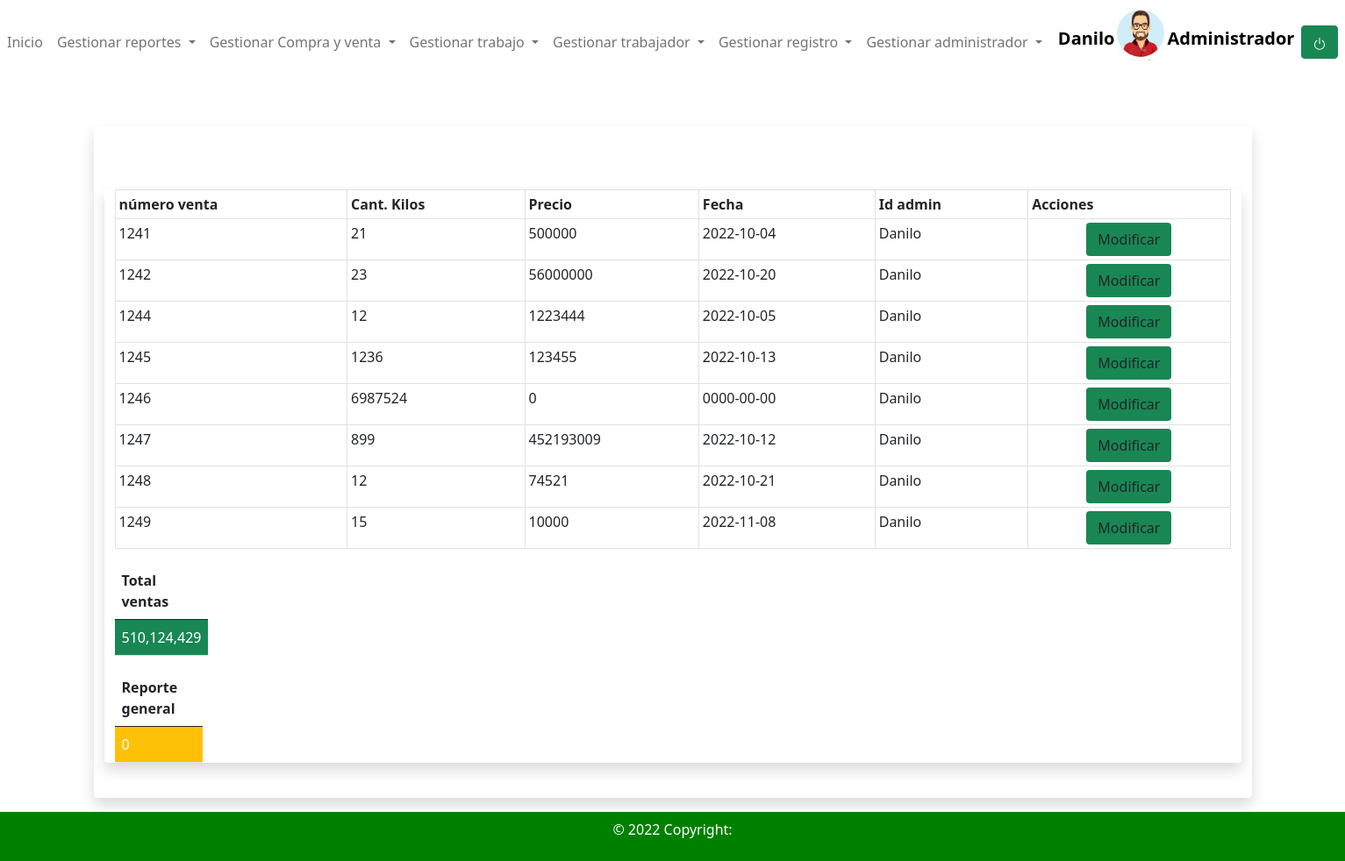
Page /ver_reporte_venta.php (signed in) on the committed database.
### tables this page shows
CREATE TABLE `tblventa` (
  `num_venta` int(11) NOT NULL,
  `cantidad_kilos` int(11) NOT NULL,
  `precio` int(11) NOT NULL,
  `fecha` date DEFAULT NULL,
  `idadministrador` int(11) NOT NULL
);

CREATE TABLE `tbladministrador` (
  `idadministrador` int(11) NOT NULL,
  `PASSWOR` varchar(50) NOT NULL,
  `nombre` varchar(50) NOT NULL,
  `telefono` varchar(50) NOT NULL,
  `clave_confirmacion` int(11) NOT NULL
);

### ver_reporte_venta.php (the view, shortened to what this page needs)
<?php session_start();
if ($_SESSION['usuario']) {
?>
    <!DOCTYPE html>
    <html lang="en">
    <head>
        <link href="https://cdn.jsdelivr.net/npm/bootstrap@5.0.2/dist/css/bootstrap.min.css" rel="stylesheet">
    </head>
    <body>
        <?php include("navar.php")
        ?>
    <div class="container w-80 bg-amber mt-5 rounded shadow"><br>
<div class="container w-100 bg-amber mt-5 rounded shadow">
        <table class="table table-bordered   table-hover table-sm">
            <thead>
                <tr>
                    <th scope="col">número venta</th>
                    <th scope="col">Cant. Kilos</th>
                    <th scope="col">Precio</th>
                    <th scope="col">Fecha</th>
                    <th scope="col">Id admin</th>
                    <th scope="col">Acciones</th>
                </tr>
            </thead>
            <tbody>
                <tr>
                    <?php
                    include("conexion.php");
                    $query = "SELECT tblventa.num_venta,tblventa.cantidad_kilos,tblventa.precio,tblventa.fecha,tbladministrador.nombre  FROM tbladministrador INNER JOIN tblventa ON tbladministrador.idadministrador=tblventa.idadministrador;";
                    $consulta = mysqli_query($conexion, $query);
                    while ($row = $consulta->fetch_assoc()) { ?>
                        <td><?php echo $row['num_venta']; ?></td>
                        <td><?php echo $row['cantidad_kilos']; ?></td>
                        <td><?php echo $row['precio']; ?></td>
                        <td><?php echo $row['fecha']; ?></td>
                        <td><?php echo $row['nombre']; ?></td>
                        <td class="text-center">
                    <a class="btn bg-success " href="modificar_venta.php?cedula=<?php echo $row['num_venta']; ?>" onclick="return confirmacionModificar()">Modificar</a></td>
                </tr>
            <?php
                    }
            ?>
            </tbody>
        </table>
        <div style="width:100px ;">
            <table class="table">
                <thead>
                    <tr>
                        <th scope="col">Total ventas</th>
                    </tr>
                </thead>
                <tbody>
                    <?php
                    require("conexion.php");
                    $query = "SELECT SUM(tblventa.precio) AS total FROM tbladministrador INNER JOIN tblventa ON tbladministrador.idadministrador=tblventa.idadministrador;";
                    $consulta = mysqli_query($conexion, $query);
                    while ($row = $consulta->fetch_assoc()) { ?>
                        <tr>
                            <td class="bg-success" style="color:white ;"><?php echo number_format($row['total']) ?></td>
                        </tr>
                    <?php
                    }
                    ?>
                </tbody>
            </table>
        </div>
        <?php
        include("conexion.php");
        $query = "SELECT SUM(tblventa.precio) FROM tblventa;";
        $query2 = "SELECT SUM(tblcompra_de_insumo.precio) FROM tblcompra_de_insumo;";
        $consulta = mysqli_query($conexion, $query);
        $consulta2 = mysqli_query($conexion, $query2);
        $row = $consulta->fetch_array();
        $row2 = $consulta2->fetch_array();
        $resultado = $row[0] - $row2[0]; ?>
        <div style="width:100px ;">
            <table class="table">
                <thead>
                    <tr>
                        <th scope="col">Reporte general</th>
                    </tr>
                </thead>
                <tbody>
                    <?php if ($resultado > 0) { ?>
                        <tr>
                            <td class="bg-success" style="color:white ;"><?php echo number_format($resultado); ?></td>
                        <?php
                    } elseif ($resultado == 0) { ?>
                            <td class="bg-warning" style="color:white ;"><?php echo number_format($resultado); ?></td>
                        <?php
                    } else { ?>
                            <td class="bg-danger" style="color:white ;"><?php echo number_format($resultado); ?></td>
                        <?php
                    }
                        ?>
                </tbody>
            </table>
        </div></div><br></div>
        <div class="mt-3 p-2  text-white text-center" style="background:green
 ;">
            <p> © 2022 Copyright:</p>
        </div>
    </body>
    </html>
<?php
} else {
    header("location:index.php");
} ?>

### rows in the picture
tblventa: num_venta "1241", cantidad_kilos "21", precio "500000", fecha "2022-10-04", idadministrador.nombre "Danilo"
tblventa: num_venta "1242", cantidad_kilos "23", precio "56000000", fecha "2022-10-20", idadministrador.nombre "Danilo"
tblventa: num_venta "1244", cantidad_kilos "12", precio "1223444", fecha "2022-10-05", idadministrador.nombre "Danilo"
tblventa: num_venta "1245", cantidad_kilos "1236", precio "123455", fecha "2022-10-13", idadministrador.nombre "Danilo"
tblventa: num_venta "1246", cantidad_kilos "6987524", precio "0", fecha "0000-00-00", idadministrador.nombre "Danilo"
tblventa: num_venta "1247", cantidad_kilos "899", precio "452193009", fecha "2022-10-12", idadministrador.nombre "Danilo"
tblventa: num_venta "1248", cantidad_kilos "12", precio "74521", fecha "2022-10-21", idadministrador.nombre "Danilo"
tblventa: num_venta "1249", cantidad_kilos "15", precio "10000", fecha "2022-11-08", idadministrador.nombre "Danilo"

### other values in the picture
$_SESSION['nombre'] "Danilo"
$row['total'] "510,124,429"
$resultado "0"
